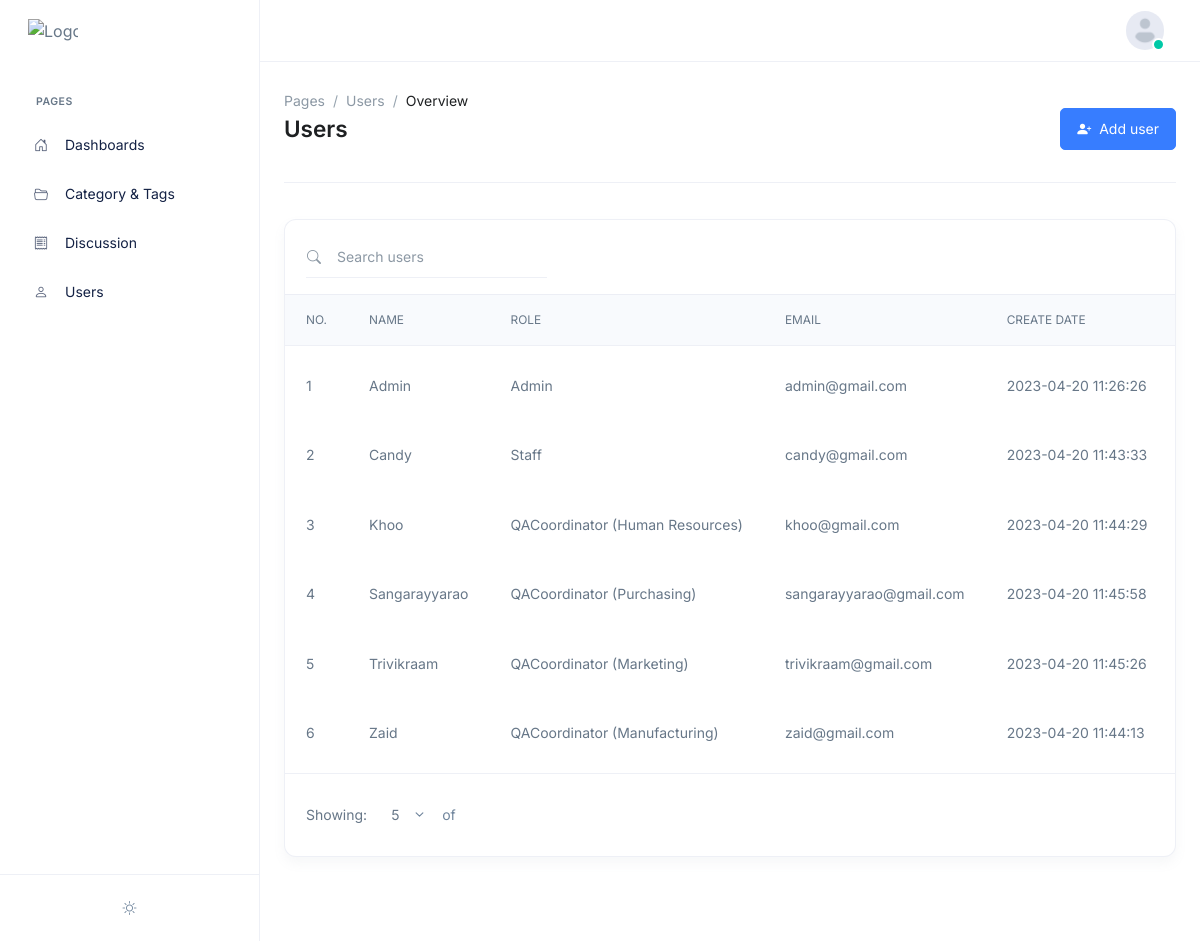
/users.php (signed in), run on the app's committed database.
### tables this page shows
CREATE TABLE `users` (
  `id` int(30) NOT NULL,
  `username` text NOT NULL,
  `email` varchar(200) NOT NULL,
  `password` text NOT NULL,
  `type` tinyint(1) NOT NULL DEFAULT 7 COMMENT '1=QAManager,2=QACoordinator (Marketing) , 3= QACoordinator (Purchasing), 4= QACoordinator (Human Resources), 5= QACoordinator (IT), 6=QACoordinator(Manufacturing), 7= QACoordinator(Inventory)',
  `date_created` timestamp NOT NULL DEFAULT current_timestamp()
);

### users.php (the view, shortened to what this page needs)
<?php
	include('./header.php');
?>
<main id="content" role="main" class="main">
	<div class="content container-fluid">
		<div class="page-header">
			<div class="row align-items-end">
			<div class="col-sm mb-2 mb-sm-0">
				<nav aria-label="breadcrumb">
				<ol class="breadcrumb breadcrumb-no-gutter">
					<li class="breadcrumb-item"><a class="breadcrumb-link" href="javascript:;">Pages</a></li>
					<li class="breadcrumb-item"><a class="breadcrumb-link" href="javascript:;">Users</a></li>
					<li class="breadcrumb-item active" aria-current="page">Overview</li>
				</ol>
				</nav>
				<h1 class="page-header-title">Users</h1>
			</div>
			<div class="col-sm-auto">
				<button type="button" class="btn btn-primary" data-bs-toggle="modal" data-bs-target="#createUserModal">
					<i class="bi-person-plus-fill me-1"></i> Add user
				</button>
			</div>
			</div>
		</div>
		<div class="card">
			<div class="card-header card-header-content-md-between">
				<div class="mb-2 mb-md-0">
					<form>
					<div class="input-group input-group-merge input-group-flush">
						<div class="input-group-prepend input-group-text">
						<i class="bi-search"></i>
						</div>
						<input id="datatableSearch" type="search" class="form-control" placeholder="Search users" aria-label="Search users">
					</div>
					</form>
				</div>
			</div>
			<div class="table-responsive datatable-custom position-relative">
			<table id="datatable" class="table table-lg table-borderless table-thead-bordered table-nowrap table-align-middle card-table" data-hs-datatables-options='{
					"columnDefs": [{
						"targets": [0, 5],
						"orderable": false
						}],
					"order": [],
					"info": {
						"totalQty": "#datatableWithPaginationInfoTotalQty"
					},
					"search": "#datatableSearch",
					"entries": "#datatableEntries",
					"pageLength": 5,
					"isResponsive": false,
					"isShowPaging": false,
					"pagination": "datatablePagination"
					}'>
				<thead class="thead-light">
				<tr>
					<th>No.</th>
					<th>Name</th>
					<th>Role</th>
					<th>Email</th>
					<th>Create Date</th>
					<th>Action</th>
				</tr>
				</thead>
				<tbody>
					<?php
						$users = $conn->query("SELECT * FROM users ORDER BY username ASC");
						$i = 1;
						while($row= $users->fetch_assoc()):
					?>
					<tr>
						<td>
							<?= $i++ ?>
						</td>
						<td>
							<?= ucwords($row['username']) ?>
						</td>
						<td>
							<?php
								switch ($row['type']) {
									case '1':
										echo 'Admin';
										break;
									case '2':
										echo 'QACoordinator (Marketing)';
										break;
									case '3':
										echo 'QACoordinator (Purchasing)';
										break;
									case '4':
										echo 'QACoordinator (Human Resources)';
										break;
									case '6':
										echo 'QACoordinator (Manufacturing)';
										break;
									case '7':
										echo 'Staff';
										break;
								}
							?>
						</td>
						<td>
							<?= $row['email'] ?>
						</td>
						<td>
							<?= $row['date_created'] ?>
						</td>
						<td>
						</td>
					</tr>
					<?php endwhile; ?>
				</tbody>
			</table>
			</div>
			<div class="card-footer">
				<div class="row justify-content-center justify-content-sm-between align-items-sm-center">
					<div class="col-sm mb-2 mb-sm-0">
					<div class="d-flex justify-content-center justify-content-sm-start align-items-center">
						<span class="me-2">Showing:</span>
						<div class="tom-select-custom">
						<select id="datatableEntries" class="form-select form-select-borderless w-auto" autocomplete="off" data-hs-tom-select-options='{
									"searchInDropdown": false,
									"hideSearch": true
								}'>
							<option value="5" selected>5</option>
						</select>
						</div>
						<span class="text-secondary me-2">of</span>
					</div>
					</div>
				</div>
			</div>
		</div>
	</div>
</main>
<?php
	include('./footer.php');
?>

### header.php (shortened to what this page needs)
<!DOCTYPE html>
<html lang="en">
<head>
  <link rel="stylesheet" href="./assets/vendor/bootstrap-icons/font/bootstrap-icons.css">
  <link rel="stylesheet" href="./assets/vendor/daterangepicker/daterangepicker.css">
  <link rel="stylesheet" href="./assets/vendor/tom-select/dist/css/tom-select.bootstrap5.css">
  <link rel="stylesheet" href="./assets/vendor/quill/dist/quill.snow.css">
  <link href="./assets/css/select2.min.css" rel="stylesheet">
</head>
<body class="has-navbar-vertical-aside navbar-vertical-aside-show-xl footer-offset">
  <header id="header" class="navbar navbar-expand-lg navbar-fixed navbar-height navbar-container navbar-bordered bg-white">
    <div class="navbar-nav-wrap">
      <div class="navbar-nav-wrap-content-end">
        <ul class="navbar-nav">
          <li class="nav-item">
            <div class="dropdown">
              <a class="navbar-dropdown-account-wrapper" href="javascript:;" id="accountNavbarDropdown" data-bs-toggle="dropdown" aria-expanded="false" data-bs-auto-close="outside" data-bs-dropdown-animation>
                <div class="avatar avatar-sm avatar-circle">
                  <img class="avatar-img" src="./assets/img/160x160/img1.jpg" alt="Image Description">
                  <span class="avatar-status avatar-sm-status avatar-status-success"></span>
                </div>
              </a>
            </div>
          </li>
        </ul>
      </div>
    </div>
  </header>
  <aside class="js-navbar-vertical-aside navbar navbar-vertical-aside navbar-vertical navbar-vertical-fixed navbar-expand-xl navbar-bordered bg-white  ">
    <div class="navbar-vertical-container">
      <div class="navbar-vertical-footer-offset">
        <a class="navbar-brand" href="./index.html" aria-label="Front">
          <img class="navbar-brand-logo" src="./assets/img/logos/main-logo.jpg" style="max-width: 50px !important;min-width: 50px !important;" alt="Logo" data-hs-theme-appearance="default">
        </a>
        <div class="navbar-vertical-content">
          <div id="navbarVerticalMenu" class="nav nav-pills nav-vertical card-navbar-nav">
            <span class="dropdown-header">Pages</span>
            <?php
              $links = [
                ['/cw_ewsd5/index.php', 'Dashboards', 'bi-house-door'],
                ['/cw_ewsd5/categories.php', 'Category & Tags', 'bi-folder2-open'],
                ['/cw_ewsd5/topics.php', 'Discussion', 'bi-receipt']
              ];
              if (isset($_SESSION['login_type']) && $_SESSION['login_type'] == "1") {
                $links[] = ['/cw_ewsd5/users.php', 'Users', 'bi-person'];
              }
              foreach ($links as $link) {
            ?>
                <div class="nav-item">
                  <a class="nav-link mt-2 <?php echo ($link[0] == $_SERVER['REQUEST_URI']) ? 'active' : ''; ?>" href="<?php echo $link[0]; ?>" data-placement="left">
                    <i class="<?php echo $link[2]; ?> nav-icon"></i>
                    <span class="nav-link-title"><?php echo $link[1]; ?></span>
                  </a>
                </div>
            <?php
              }
            ?>
          </div>
        </div>
        <div class="navbar-vertical-footer">
          <ul class="navbar-vertical-footer-list">
            <li class="navbar-vertical-footer-list-item">
              <div class="dropdown dropup">
                <button type="button" class="btn btn-ghost-secondary btn-icon rounded-circle" id="selectThemeDropdown" data-bs-toggle="dropdown" aria-expanded="false" data-bs-dropdown-animation>
                </button>
              </div>
            </li>
          </ul>
        </div>
      </div>
    </div>
  </aside>

### footer.php (shortened to what this page needs)
</body>
</html>

### header.php (style rules this page uses)
* { transition: unset !important; }
body { opacity: 0; }

### data on the page
users: username "Admin", type "Admin", email "admin@gmail.com", date_created "2023-04-20 11:26:26"
users: username "Candy", type "Staff", email "candy@gmail.com", date_created "2023-04-20 11:43:33"
users: username "Khoo", type "QACoordinator (Human Resources)", email "khoo@gmail.com", date_created "2023-04-20 11:44:29"
users: username "Sangarayyarao", type "QACoordinator (Purchasing)", email "sangarayyarao@gmail.com", date_created "2023-04-20 11:45:58"
users: username "Trivikraam", type "QACoordinator (Marketing)", email "trivikraam@gmail.com", date_created "2023-04-20 11:45:26"
users: username "Zaid", type "QACoordinator (Manufacturing)", email "zaid@gmail.com", date_created "2023-04-20 11:44:13"

### other printed values
$link[1] "Dashboards"
$link[1] "Category & Tags"
$link[1] "Discussion"
$link[1] "Users"
